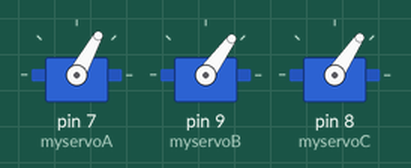
The sketch below on a simulated Arduino Uno, built with avr-gcc and run on an emulated ATmega328P. On the bench: 3 × servo.

Above: at 4.9 s.
Timing chart, 0 to 44.0 s (numbered marks = the images above):
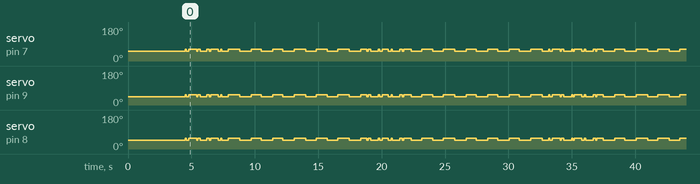

The sketch:

excitationJumpPRBS_BT.ino
```cpp
#define UP 1
#define DOWN 2

#include <Servo.h>

// PRBS generator based on Galois LFSR algorithm
class PRBSGenerator {
public:
    PRBSGenerator(unsigned int seed) : state(seed) {}

    bool operator()() {
        bool feedback = (state & 0x1) ^ ((state & 0x2) >> 1);
        state = (state >> 1) | (feedback ? 0x80000000 : 0);
        return feedback;
    }

private:
    unsigned int state;
};

// Servos definition
Servo myservoB;
Servo myservoC;
Servo myservoA;

// Mode definition
int mode;
int a;

// Positions
float posB, posC, posA;

// Calibrate offsets
float offsetB = -3;
float offsetC = -1;
float offsetA = 4;

// Control parameters
float lowPos = 47;
float highPos = 57;

void setup() {
  // initialize serial
  Serial.begin(115200);

  // positions initialization
  posA = lowPos;
  posB = lowPos;
  posC = lowPos;

  // servos setup
  myservoA.attach(7);
  myservoB.attach(9);
  myservoC.attach(8);
  updateServos(posB, posC, posA);

  delay(4000);
  // mode initialization
  mode = DOWN;
  a = 1;
}

void loop() {
  PRBSGenerator prbs(millis());

  bool prbs_output = prbs();

  switch (mode) {
    case UP:
      posA = highPos;
      posB = highPos;
      posC = highPos;
      updateServos(posB, posC, posA);
      if (!prbs_output) {
        mode = DOWN;
      }
      break;

    case DOWN:
      posA = lowPos;
      posB = lowPos;
      posC = lowPos;
      updateServos(posB, posC, posA);
      if (prbs_output) {
        mode = UP;
      }
      break;

      }

      delay(100);

}

void updateServos(float posB, float posC, float posA) {
  myservoA.write(posA + offsetA);
  myservoB.write(posB + offsetB);
  myservoC.write(posC + offsetC);
}

void delayMix() {
  if (a == 1) {
    delay(50);
   a = 2;
  }
  else if (a == 2) {
    delay(75);
    a = 3;
  }
  else {
    delay(100);
    a = 1;
  }
}
```

Measured:
- by itself, servo on pin 7 (myservoA): 51° → 61° at 4.5 s, → 51° 0.10 s later, → 61° 0.20 s later, → 51° 0.60 s later, … (73 changes in this stretch)
- by itself, servo on pin 9 (myservoB): 44° → 54° at 4.5 s, → 44° 0.10 s later, → 54° 0.20 s later, → 44° 0.60 s later, … (73 changes in this stretch)
- by itself, servo on pin 8 (myservoC): 46° → 56° at 4.5 s, → 46° 0.10 s later, → 56° 0.20 s later, → 46° 0.60 s later, … (73 changes in this stretch)
